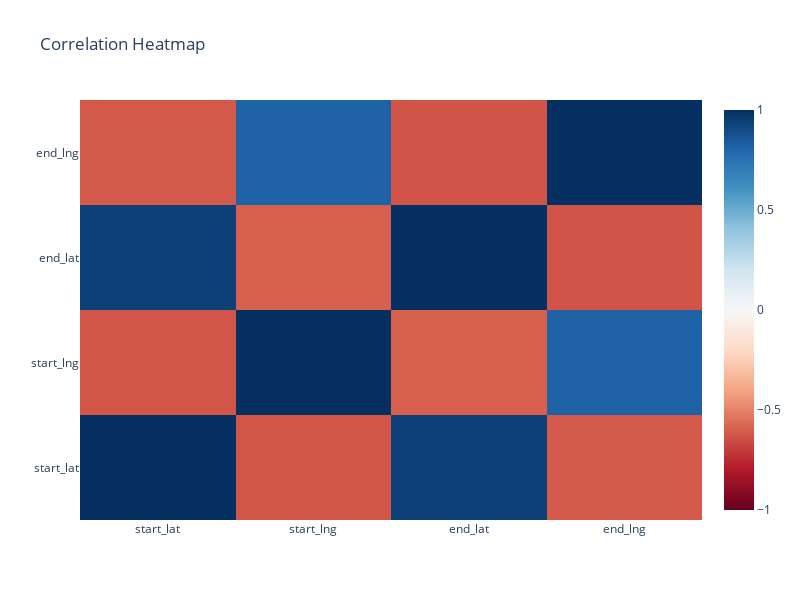

The code cell stored with this chart in its notebook:
### Markdown cell above
## 3. Correlation Analysis
Let's analyze the relationships between variables.

### Code cell
# Calculate correlation matrix
correlation_matrix = df.select_dtypes(include=['int64', 'float64']).corr()

# Create heatmap using plotly
fig = go.Figure(data=go.Heatmap(
    z=correlation_matrix,
    x=correlation_matrix.columns,
    y=correlation_matrix.columns,
    colorscale='RdBu',
    zmin=-1,
    zmax=1
))

fig.update_layout(
    title='Correlation Heatmap',
    height=600,
    width=800
)
fig.show()

### Figure 1 — Plotly figure (JSON) as saved in the notebook; plotly's stock layout.template omitted (floating-point values rounded to 4 significant figures)
{"data": [{"colorscale": [[0, "rgb(103,0,31)"], [0.1, "rgb(178,24,43)"], [0.2, "rgb(214,96,77)"], [0.3, "rgb(244,165,130)"], [0.4, "rgb(253,219,199)"], [0.5, "rgb(247,247,247)"], [0.6, "rgb(209,229,240)"], [0.7, "rgb(146,197,222)"], [0.8, "rgb(67,147,195)"], [0.9, "rgb(33,102,172)"], [1, "rgb(5,48,97)"]], "type": "heatmap", "x": ["start_lat", "start_lng", "end_lat", "end_lng"], "y": ["start_lat", "start_lng", "end_lat", "end_lng"], "z": [[1, -0.6277, 0.9392, -0.6192], [-0.6277, 1, -0.5996, 0.8155], [0.9392, -0.5996, 1, -0.6326], [-0.6192, 0.8155, -0.6326, 1]], "zmax": 1, "zmin": -1}], "layout": {"height": 600, "title": {"text": "Correlation Heatmap"}, "width": 800}}
